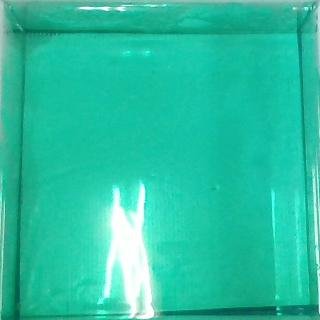
#> input picture Wastewater exchange/Module/crop_img/green_7.24_1.jpg, 320 x 320 px, given as the content of the folder ./train_img/, which was not available
$ python LineDetection.py
#> lines starting #> are read from the running program, lines starting #| are printed output that depends on the picture; pictures that were not available may be replaced by others from this repository, and a replacement may not be noted
import sys
import math
import cv2, os
import numpy as np
from glob import glob

class LineDetection:

    def __init__(self, Path):

        self.path = Path # 나중에는 video에서 image로 받아야함.

        # Loads an image
        self.src_v1 = cv2.imread(cv2.samples.findFile(self.path))#, cv2.IMREAD_GRAYSCALE)
        self.src_v2 = self.src_v1.copy()
        self.src_v3 = self.src_v2.copy()
        self.edge = cv2.Canny(self.src_v1, 50, 200, None, 3 ) # Canny edge detector
        self.color_edge = cv2.cvtColor(self.edge, cv2.COLOR_GRAY2BGR)

        print('shape', self.src_v1.shape) # (480, 640) = (높이, 너비)
        self.center_x = self.src_v1.shape[1] // 2 # 실수 좌표 설정하면 오류 가능성있음
        self.center_y = self.src_v1.shape[0] // 2

    def hough_transform(self):
        lines_p = cv2.HoughLinesP(self.edge, 1, np.pi / 180, 50, None, 120 , 10)
        line_vertical = []
        line_horizontal = []

        if lines_p is not None:
            for i in range(0, len(lines_p)):
                l = lines_p[i][0] # 해당 직선을 지나는 두 점의 좌표

                abs_v = abs(l[0] - l[2]) # x가 비슷하다면 수직 직선을 긋는다.
                abs_h = abs(l[1] - l[3]) # y가 비슷하다면 수평 직선을 긋는다.

                if abs_v <= 10:
                    l[1] = 0
                    l[3] = 500

                    line_vertical.append([[l[0], l[1]], [l[2], l[3]]]) # (n, 2, 2)
                    cv2.line(self.color_edge, (l[0], l[1]), (l[2], l[3]), (0,255,0), 3, cv2.LINE_AA)

                elif abs_h <= 10:
                    l[0] = 0
                    l[2] = 500

                    line_horizontal.append([[l[0], l[1]], [l[2], l[3]]])
                    cv2.line(self.color_edge, (l[0], l[1]), (l[2], l[3]), (255,0,0), 3, cv2.LINE_AA)

        return line_vertical, line_horizontal

    def calculate_points(self, p1, p2, p3, p4):
        x1, y1 = p1
        x2, y2 = p2
        x3, y3 = p3
        x4, y4 = p4

        px = (x1*y2 - y1*x2)*(x3-x4) - (x1-x2)*(x3*y4 - y3*x4)
        py= (x1*y2 - y1*x2)*(y3-y4) - (y1-y2)*(x3*y4 - y3*x4)
        p = (x1-x2)*(y3-y4) - (y1-y2)*(x3-x4)

        x = px / p
        y = py / p

        return x, y


    def get_intersection_point(self, lines_v, lines_h):
        points = []

        for line_v in lines_v:
            for line_h in lines_h:
                x, y = self.calculate_points(line_v[0], line_v[1], line_h[0], line_h[1])
                x = round(x)
                y = round(y)

                points.append([x, y])

        return points

    def draw_circle(self, is_points):
        d1, d2, d3, d4 = 1000, 1000, 1000, 1000

        for x, y in is_points:
            d = round(math.sqrt((self.center_x-x)**2 + (self.center_y-y)**2))


            if x - self.center_x > 0 and self.center_y - y > 0:
                if d < d1:
                    d1 = d
                    p1 = [x, y]

            elif x - self.center_x < 0 and self.center_y - y > 0:
                if d < d2:
                    d2 = d
                    p2 = [x, y]

            elif x - self.center_x < 0 and self.center_y - y < 0:
                if d < d3:
                    d3 = d
                    p3 = [x, y]

            elif x - self.center_x > 0 and self.center_y - y < 0:
                if d < d4:
                    d4 = d
                    p4 = [x, y]

            cv2.circle(self.color_edge, (x, y), 5, (0, 0, 255), -1)
            cv2.circle(self.src_v2, (x, y), 5, (0, 0, 255), -1)

        try:
            print('1사분면 최소 거리 : {}, (x, y) = ({}, {})'.format(d1, p1[0], p1[1]))
            cv2.circle(self.color_edge, (p1[0], p1[1]), 5, (0, 255, 255), -1)
            cv2.circle(self.src_v2, (p1[0], p1[1]), 5, (0, 255, 255), -1)

            print('2사분면 최소 거리 : {}, (x, y) = ({}, {})'.format(d2, p2[0], p2[1]))
            cv2.circle(self.color_edge, (p2[0], p2[1]), 5, (0, 255, 255), -1)
            cv2.circle(self.src_v2, (p2[0], p2[1]), 5, (0, 255, 255), -1)

            print('3사분면 최소 거리 : {}, (x, y) = ({}, {})'.format(d3, p3[0], p3[1]))
            cv2.circle(self.color_edge, (p3[0], p3[1]), 5, (0, 255, 255), -1)
            cv2.circle(self.src_v2, (p3[0], p3[1]), 5, (0, 255, 255), -1)

            print('4사분면 최소 거리 : {}, (x, y) = ({}, {})'.format(d4, p4[0], p4[1]))
            cv2.circle(self.color_edge, (p4[0], p4[1]), 5, (0, 255, 255), -1)
            cv2.circle(self.src_v2, (p4[0], p4[1]), 5, (0, 255, 255), -1)

            cv2.rectangle(self.src_v3, (p2[0], p2[1]), (p4[0], p4[1]), (255,0,255), 3)

        except UnboundLocalError:
            print('사분면의 최소거리 중 일부분이 존재하지 않습니다.')
            p1 = None
            p2 = None
            p3 = None
            p4 = None
        return p2, p4

    def crop(self, p2, p4):
        x0, y0 = p2[0], p2[1]
        x1, y1 = p4[0], p4[1]

        self.crop_img = self.src_v1[y0:y1, x0:x1]


    def show_image(self):
        cv2.imshow("color_edge", self.color_edge)
        cv2.imshow("original + intersection_points", self.src_v2)
        cv2.imshow("original + ROI BOX", self.src_v3)
        cv2.imshow("crop_img", self.crop_img)

        cv2.waitKey()

    def start_detection(self):

        line_vertical, line_horizontal = self.hough_transform()
        is_points = self.get_intersection_point(line_vertical, line_horizontal)

        p2, p4 = self.draw_circle(is_points)
        if p2 == None:
            return 0
        self.crop(p2, p4)

#> (the run stopped early here; a loop or call above may not have finished)

$ run again, on Wastewater exchange/Module/crop_img/green_7.24_2.jpg
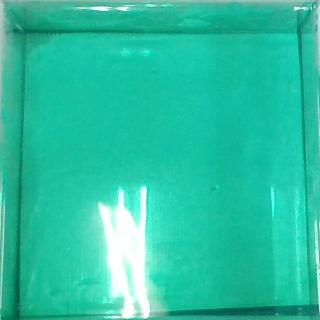
#> input picture Wastewater exchange/Module/crop_img/green_7.24_2.jpg, 320 x 320 px, given as the content of the folder ./train_img/, which was not available
#> the loop `for path in img_path:` made 1 pass
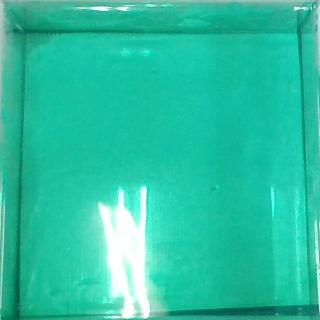
#> input picture Wastewater exchange/Module/crop_img/green_7.24_2.jpg, 320 x 320 px, given as the content of the folder ./train_img/, which was not available
#> pass 1, in __init__, `self.edge = cv2.Canny(self.src_v1, 50, 200, None, 3 )`:
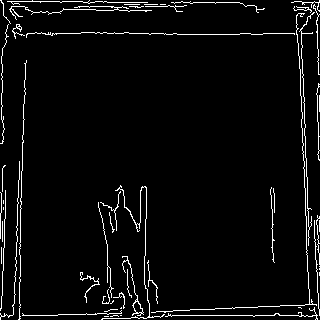
#> self.edge: shape (320, 320); 4.2% white in thin lines or dots

$ run again, on Wastewater exchange/Module/crop_img/green_7.24_5.jpg
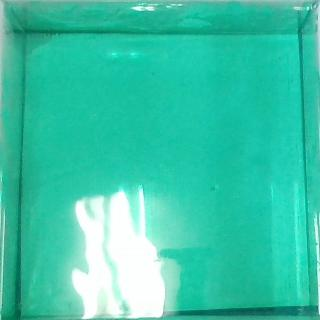
#> input picture Wastewater exchange/Module/crop_img/green_7.24_5.jpg, 320 x 320 px, given as the content of the folder ./train_img/, which was not available
#> the loop `for path in img_path:` made 1 pass
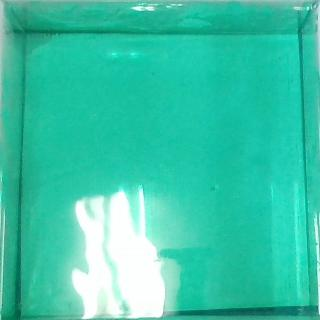
#> input picture Wastewater exchange/Module/crop_img/green_7.24_5.jpg, 320 x 320 px, given as the content of the folder ./train_img/, which was not available
#> pass 1, in __init__, `self.edge = cv2.Canny(self.src_v1, 50, 200, None, 3 )`:
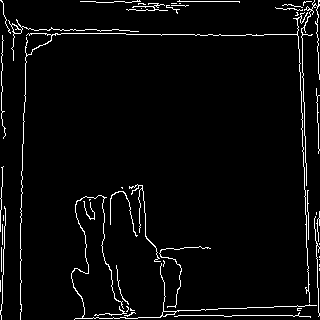
#> self.edge: shape (320, 320); 3.8% white in thin lines or dots
